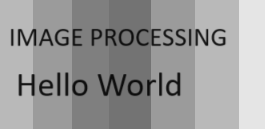
#> input picture week9/images/gray.png, 265 x 130 px
$ jupyter execute bin_intermean_repeat_back.ipynb
#> lines starting #> are read from the running program, lines starting #| are printed output that depends on the picture
[cell 1]
import cv2
from matplotlib import pyplot as plt
import numpy as np
import math
import random

## Image Show Modules (cv and matplotlib)

[cell 2]
def cv_show(im,msg):
    cv2.imshow(msg,im)
    cv2.waitKey(0)
    cv2.destroyAllWindows()

[cell 3]
def plt_show(im):
    plt.axis("off")
    plt.imshow(im, cmap="gray")
    plt.show()

## Image Histogram

[cell 4]
def hist_img_v0(f):
    m, n = f.shape
    h = [0.0] * 256
    for i in range(m):
        for j in range(n):
            h[f[i, j]]+=1
    return np.array(h, dtype='uint16')

## Intermean Method to repeat calculate mean values between 2 histogram groups

[cell 5]
def intermean(hist, t, st, en):
    tot = np.sum(hist)
    prob = hist/tot
    w0 = np.sum(prob[st:t+1]) + 0.0000001
    #w1 = np.sum(prob[t+1:en])
    w1 = (1 - w0) +  + 0.0000001
    i0 = np.array([i for i in range(st,t+1)])
    i1 = np.array([i for i in range(t+1, en)])
    u0 = np.sum(i0*prob[st:t+1])/w0
    u1 = np.sum(i1*prob[t+1:en])/w1
    if u0 == 0.0:
        thr = u1
    elif u1 == 0.0:
        thr = u0
    else:
        thr = (u0+u1)/2
    return thr.astype(np.uint8)

## Main Process
1. Read Image

[cell 6]
img = cv2.imread("./images/gray.png", 0)
#> img is the input picture: shape (130, 265); min 12, max 255, mean 152.7

[cell 7]
plt_show(img)

[cell 8]
hist = hist_img_v0(img)
#> hist = 256 values, max 9005 at index 185, min 0 at index 0, mean 134.6

[cell 9]
#plt.plot(hist)
#plt.savefig('./outs/graphs.png')

[cell 10]
tol = 1
st, en = 0, 256
for t in range(2):
    flag = True
    T = []
    plt.plot(hist[st:en])
    plt.show()
    #t0 = random.randint(st, en)
    t0 = int((st+en)*0.5)
    T.append(t0)
    while(flag):
        t1 = intermean(hist[st:en], t0, st, en)
        T.append(t1)
        #print(t0, t1)
        if abs(t1-t0) < tol :
            flag = False
        else:
            t0 = t1
    thr = T[-1]
    en = thr+1
    print(T, thr)
#> this loop made 2 passes
#> (thr, en) on pass 1: (141, 142)
#> (thr, en) on pass 2: (78, 79)
#| [128, 141, 141] 141
#| [71, 76, 78, 78] 78
#> pass 1, `plt.show()`:
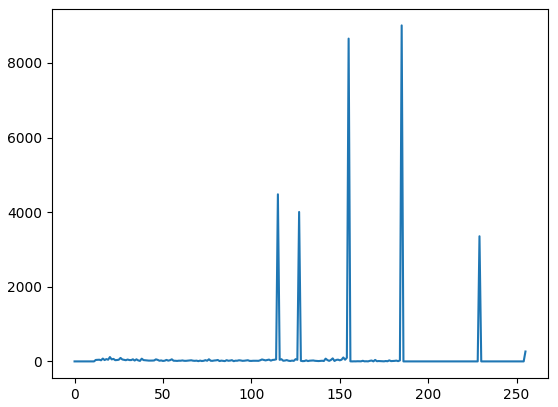
#> figure drawn by matplotlib, 1 panel; curve peaks at x = 185, y = 9005
#> pass 2, `plt.show()`:
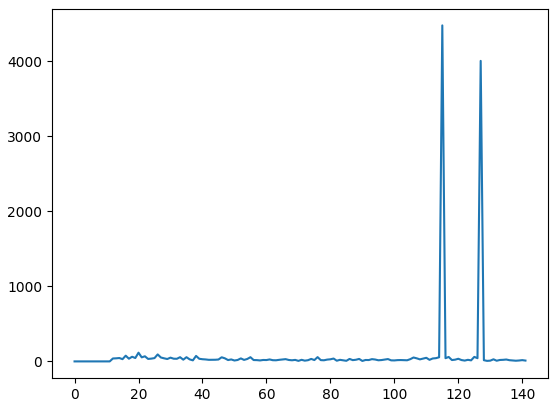
#> figure drawn by matplotlib, 1 panel; curve peaks at x = 115, y = 4478

[cell 11]
out = np.zeros_like(img)
out[img <= thr ] = 0
out[img > thr] = 255

[cell 12]
imgs = cv2.hconcat([img, out])
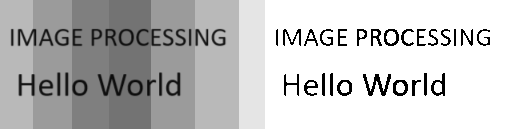
#> imgs: shape (130, 530); min 0, max 255, mean 195.4
plt_show(imgs)
